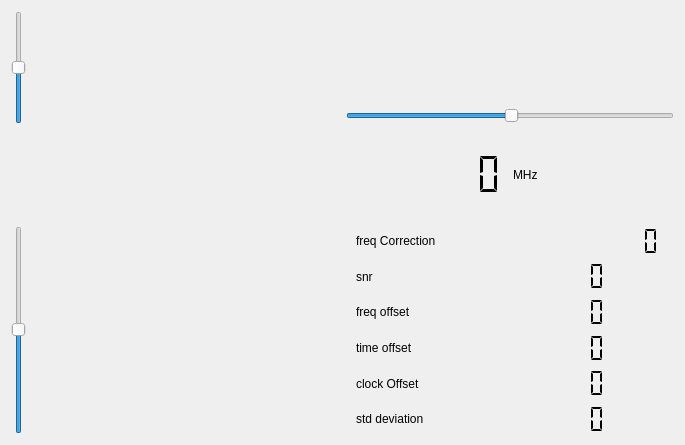
<?xml version="1.0" encoding="UTF-8"?>
<ui version="4.0">
 <class>scopeWidget</class>
 <widget class="QWidget" name="scopeWidget">
  <property name="geometry">
   <rect>
    <x>0</x>
    <y>0</y>
    <width>685</width>
    <height>445</height>
   </rect>
  </property>
  <property name="windowTitle">
   <string>spectrumscope</string>
  </property>
  <layout class="QVBoxLayout" name="verticalLayout_3">
   <item>
    <layout class="QHBoxLayout" name="horizontalLayout_4">
     <item>
      <layout class="QVBoxLayout" name="verticalLayout">
       <item>
        <layout class="QHBoxLayout" name="horizontalLayout">
         <item>
          <widget class="QSlider" name="scopeAmplification">
           <property name="value">
            <number>50</number>
           </property>
           <property name="orientation">
            <enum>Qt::Vertical</enum>
           </property>
          </widget>
         </item>
         <item>
          <widget class="QwtPlot" name="dabScope">
           <property name="sizePolicy">
            <sizepolicy hsizetype="Expanding" vsizetype="Expanding">
             <horstretch>0</horstretch>
             <verstretch>0</verstretch>
            </sizepolicy>
           </property>
           <property name="maximumSize">
            <size>
             <width>16777215</width>
             <height>90</height>
            </size>
           </property>
           <property name="toolTip">
            <string>&lt;html&gt;&lt;head/&gt;&lt;body&gt;&lt;p&gt;Spectrumview. &lt;/p&gt;&lt;p&gt;The spectrum of the incoming signal is shown here.&lt;/p&gt;&lt;/body&gt;&lt;/html&gt; </string>
           </property>
          </widget>
         </item>
        </layout>
       </item>
       <item>
        <widget class="QwtPlot" name="nullDisplay">
         <property name="sizePolicy">
          <sizepolicy hsizetype="Expanding" vsizetype="Expanding">
           <horstretch>0</horstretch>
           <verstretch>0</verstretch>
          </sizepolicy>
         </property>
         <property name="maximumSize">
          <size>
           <width>16777215</width>
           <height>90</height>
          </size>
         </property>
         <property name="toolTip">
          <string>&lt;html&gt;&lt;head/&gt;&lt;body&gt;&lt;p&gt;The end of the null period and the beginning of the data. Ideally the border is around sample 504&lt;/p&gt;&lt;/body&gt;&lt;/html&gt;</string>
         </property>
        </widget>
       </item>
      </layout>
     </item>
     <item>
      <layout class="QVBoxLayout" name="verticalLayout_2">
       <item>
        <widget class="QwtPlot" name="iqDisplay">
         <property name="toolTip">
          <string>&lt;html&gt;&lt;head/&gt;&lt;body&gt;&lt;p&gt;IQ constallation of the decoded signal. Ideally one sees 4 dots, one in each quadrant&lt;/p&gt;&lt;/body&gt;&lt;/html&gt;</string>
         </property>
        </widget>
       </item>
       <item>
        <widget class="QSlider" name="scopeSlider">
         <property name="toolTip">
          <string>&lt;html&gt;&lt;head/&gt;&lt;body&gt;&lt;p&gt;Zoom in/out&lt;/p&gt;&lt;/body&gt;&lt;/html&gt;</string>
         </property>
         <property name="value">
          <number>50</number>
         </property>
         <property name="orientation">
          <enum>Qt::Horizontal</enum>
         </property>
        </widget>
       </item>
       <item>
        <layout class="QHBoxLayout" name="horizontalLayout_3">
         <item>
          <widget class="QLCDNumber" name="frequencyDisplay">
           <property name="font">
            <font>
             <pointsize>15</pointsize>
             <weight>75</weight>
             <bold>true</bold>
            </font>
           </property>
           <property name="frameShape">
            <enum>QFrame::NoFrame</enum>
           </property>
           <property name="digitCount">
            <number>7</number>
           </property>
           <property name="segmentStyle">
            <enum>QLCDNumber::Flat</enum>
           </property>
          </widget>
         </item>
         <item>
          <widget class="QLabel" name="label_7">
           <property name="text">
            <string>MHz</string>
           </property>
          </widget>
         </item>
        </layout>
       </item>
      </layout>
     </item>
    </layout>
   </item>
   <item>
    <layout class="QHBoxLayout" name="horizontalLayout_2">
     <item>
      <widget class="QSlider" name="dabWaterfallAmplitude">
       <property name="value">
        <number>50</number>
       </property>
       <property name="orientation">
        <enum>Qt::Vertical</enum>
       </property>
      </widget>
     </item>
     <item>
      <widget class="QwtPlot" name="dabWaterfall">
       <property name="maximumSize">
        <size>
         <width>16777215</width>
         <height>179</height>
        </size>
       </property>
       <property name="toolTip">
        <string>&lt;html&gt;&lt;head/&gt;&lt;body&gt;&lt;p&gt;The waterfall of the spectrum of the incoming signal&lt;/p&gt;&lt;/body&gt;&lt;/html&gt;</string>
       </property>
      </widget>
     </item>
     <item>
      <layout class="QGridLayout" name="gridLayout">
       <item row="0" column="0" colspan="2">
        <widget class="QLabel" name="label_6">
         <property name="text">
          <string>freq Correction</string>
         </property>
        </widget>
       </item>
       <item row="0" column="2">
        <widget class="QLCDNumber" name="correctorDisplay">
         <property name="toolTip">
          <string>&lt;html&gt;&lt;head/&gt;&lt;body&gt;&lt;p&gt;Frequency correction, The software computed an estimate of the frequency offset by lokking at phasedifferences in the samples in the time domain. Based on the difference found a correction factor is applied to the input stream.&lt;/p&gt;&lt;/body&gt;&lt;/html&gt;</string>
         </property>
         <property name="frameShape">
          <enum>QFrame::NoFrame</enum>
         </property>
         <property name="segmentStyle">
          <enum>QLCDNumber::Flat</enum>
         </property>
        </widget>
       </item>
       <item row="1" column="0">
        <widget class="QLabel" name="label_5">
         <property name="text">
          <string>snr </string>
         </property>
        </widget>
       </item>
       <item row="1" column="1" colspan="2">
        <widget class="QLCDNumber" name="snrDisplay">
         <property name="toolTip">
          <string>&lt;html&gt;&lt;head/&gt;&lt;body&gt;&lt;p&gt;SNR, i.e. Signal Noise ratio, compoted from the difference in signal strength between the datablocks and the nullperiod.&lt;/p&gt;&lt;/body&gt;&lt;/html&gt;</string>
         </property>
         <property name="frameShape">
          <enum>QFrame::NoFrame</enum>
         </property>
         <property name="segmentStyle">
          <enum>QLCDNumber::Flat</enum>
         </property>
        </widget>
       </item>
       <item row="2" column="0">
        <widget class="QLabel" name="label">
         <property name="text">
          <string>freq offset</string>
         </property>
        </widget>
       </item>
       <item row="2" column="1" colspan="2">
        <widget class="QLCDNumber" name="frequencyOffsetDisplay">
         <property name="font">
          <font>
           <weight>75</weight>
           <bold>true</bold>
          </font>
         </property>
         <property name="toolTip">
          <string>&lt;html&gt;&lt;head/&gt;&lt;body&gt;&lt;p&gt;Frequeny offset, the computed frequency error, after applying the estimated frequency correction.&lt;/p&gt;&lt;/body&gt;&lt;/html&gt;</string>
         </property>
         <property name="frameShape">
          <enum>QFrame::NoFrame</enum>
         </property>
         <property name="segmentStyle">
          <enum>QLCDNumber::Flat</enum>
         </property>
        </widget>
       </item>
       <item row="3" column="0">
        <widget class="QLabel" name="label_2">
         <property name="text">
          <string>time offset</string>
         </property>
        </widget>
       </item>
       <item row="3" column="1" colspan="2">
        <widget class="QLCDNumber" name="timeOffsetDisplay">
         <property name="font">
          <font>
           <weight>75</weight>
           <bold>true</bold>
          </font>
         </property>
         <property name="toolTip">
          <string>&lt;html&gt;&lt;head/&gt;&lt;body&gt;&lt;p&gt;Sample clock offset. &lt;/p&gt;&lt;/body&gt;&lt;/html&gt;</string>
         </property>
         <property name="frameShape">
          <enum>QFrame::NoFrame</enum>
         </property>
         <property name="segmentStyle">
          <enum>QLCDNumber::Flat</enum>
         </property>
        </widget>
       </item>
       <item row="4" column="0">
        <widget class="QLabel" name="label_3">
         <property name="text">
          <string>clock Offset</string>
         </property>
        </widget>
       </item>
       <item row="4" column="1" colspan="2">
        <widget class="QLCDNumber" name="clockError">
         <property name="font">
          <font>
           <weight>75</weight>
           <bold>true</bold>
          </font>
         </property>
         <property name="toolTip">
          <string>clock offset. The value indicates the number of samples too many or too few for 10 DAB frames (which is about 1 second).</string>
         </property>
         <property name="frameShape">
          <enum>QFrame::NoFrame</enum>
         </property>
         <property name="segmentStyle">
          <enum>QLCDNumber::Flat</enum>
         </property>
        </widget>
       </item>
       <item row="5" column="0">
        <widget class="QLabel" name="label_4">
         <property name="text">
          <string>std deviation</string>
         </property>
        </widget>
       </item>
       <item row="5" column="1" colspan="2">
        <widget class="QLCDNumber" name="quality_display">
         <property name="font">
          <font>
           <weight>75</weight>
           <bold>true</bold>
          </font>
         </property>
         <property name="toolTip">
          <string>Quality indicator: rather than the Modulation Error as specified in Tr 101 290, we merely look at the std deviation of the phases of the DAB signal, since the information is encoded in phases (phase differences) </string>
         </property>
         <property name="frameShape">
          <enum>QFrame::NoFrame</enum>
         </property>
         <property name="segmentStyle">
          <enum>QLCDNumber::Flat</enum>
         </property>
        </widget>
       </item>
      </layout>
     </item>
    </layout>
   </item>
  </layout>
 </widget>
 <customwidgets>
  <customwidget>
   <class>QwtPlot</class>
   <extends>QFrame</extends>
   <header>qwt_plot.h</header>
   <container>1</container>
  </customwidget>
 </customwidgets>
 <resources/>
 <connections/>
</ui>
